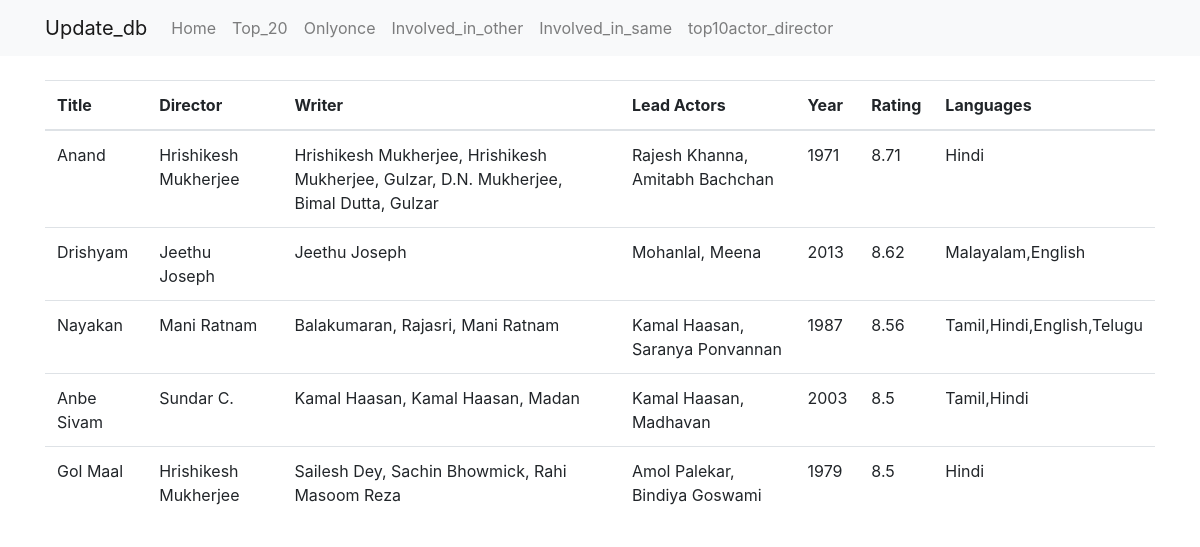
Page /movies/ on the committed database.
### imdb/models.py (models this page shows, shortened)
class Movie(models.Model):
    title = models.CharField(max_length=200,unique=True)
    year = models.PositiveIntegerField()
    rating = models.FloatField()

class Person(models.Model):
    name=models.CharField(max_length=200,unique=True)

class Languages(models.Model):
    language=models.CharField(max_length=200,unique=True)

### imdb/views.py (the view)
# urls.py: path('',  views.movie_list, name='movie_list'),
def movie_list(request):
    complete_m=[]
    movie_objects=Movie.objects.all()
    for mov_object in movie_objects:
    	temp={}
    	temp["id"]=mov_object.id
    	temp["title"]=mov_object.title
    	temp["year"]=mov_object.year
    	temp["rating"]=mov_object.rating
    	temp["languages"]=[]
    	temp["lead_actors"]=[]
    	temp["crew"]=[]
    	temp["writers"]=[]
    	temp["directors"]=[]
    	get_language=MovieLanguage.objects.filter(movie=mov_object.id)
    	for lang in get_language:
    		obj=Languages.objects.filter(id=lang.lang_id)
    		temp["languages"].append(obj[0].language)
    	get_roles=movie_role.objects.filter(movie=mov_object.id)
    	for rol in get_roles:
    		per=Person.objects.filter(id=rol.person_id)[0].name
    		if rol.role==0:
    			temp["lead_actors"].append(per)
    		if rol.role==1:
    			temp["directors"].append(per)
    		if rol.role==2:
    			temp["writers"].append(per)
    		if rol.role==3:
    			temp["crew"].append(per)
    	temp["languages"]=",".join(temp["languages"])
    	temp["directors"]=",".join(temp["directors"])
    	temp["writers"]=",".join(temp["writers"])
    	temp["lead_actors"]=",".join(temp["lead_actors"])
    	temp["crew"]=",".join(temp["crew"])
    	complete_m.append(temp)
    return render(request, 'imdb/movie_list.html', {
        'movies': complete_m,
    })

### imdb/templates/imdb/movie_list.html (shortened to what this page needs)
  {% extends 'base.html' %}
{% block content %}
  <table class="table mb-0">
    <thead>
      <tr>
        <th>Title</th>
        <th>Director</th>
        <th>Writer</th>
        <th>Lead Actors</th>
        <th>Year</th>
        <th>Rating</th>
        <th>Languages</th>
      </tr>
    </thead>
    <tbody>
      {% for movie in movies %}
        <tr>
         <td>{{ movie.title }}</td>
         <td>{{ movie.directors }}</td>
         <td>{{ movie.writers}}</td>
         <td>{{ movie.lead_actors }}</td>
          <td>{{ movie.year }}</td>
         <td>{{ movie.rating }}</td>
         <td>{{ movie.languages }}</td>
           </tr>
      {% endfor %}
    </tbody>
  </table>
    {% endblock %}

### imdb/templates/base.html (shortened to what this page needs)
<!doctype html>
<html lang="en">
<head>
  <link rel="stylesheet" href="https://stackpath.bootstrapcdn.com/bootstrap/4.1.3/css/bootstrap.min.css">
</head>
<body>
  <nav class="navbar navbar-expand-lg navbar-light bg-light mb-4">
    <div class="container">
      <a class="navbar-brand" href="/movies/home">Update_db</a>
      <div class="collapse navbar-collapse" id="navbarSupportedContent">
        <ul class="navbar-nav mr-auto">
          <li class="nav-item">
            <a class="nav-link" href="/movies/">Home</a>
          </li>
            <li class="nav-item">
              <a class="nav-link" href="/movies/top20">Top_20</a>
            </li>
            <li class="nav-item">
              <a class="nav-link" href="/movies/onlyonce">Onlyonce</a>
            </li>
            <li class="nav-item">
              <a class="nav-link" href="/movies/involvedinother">Involved_in_other</a>
            </li>
            <li class="nav-item">
              <a class="nav-link" href="/movies/involvedinsame">Involved_in_same</a>
            </li>
            <li class="nav-item">
              <a class="nav-link" href="/movies/top10ad">top10actor_director</a>
            </li>
        </ul>
      </div>
    </div>
  </nav>
  <div class="container">
    {% block content %}
    {% endblock %}
  </div>
</body>
</html>

### rows in the picture
Movie: title "Anand", rating "8.71"
Person: directors "Hrishikesh Mukherjee" "Hrishikesh Mukherjee"
Languages: languages "Hindi" "Hindi"
Movie: title "Drishyam", rating "8.62"
Person: directors "Jeethu Joseph", writers "Jeethu Joseph"
Movie: title "Nayakan", rating "8.56"
Person: directors "Mani Ratnam"
Movie: title "Anbe Sivam", rating "8.5"
Person: directors "Sundar C."
Movie: title "Gol Maal", rating "8.5"

### other values in the picture
{{ movie.writers }} "Hrishikesh Mukherjee, Hrishikesh Mukherjee, Gulzar, D.N. Mukherjee, Bimal Dutta, Gulzar" "Balakumaran, Rajasri, Mani Ratnam" "Kamal Haasan, Kamal Haasan, Madan" "Sailesh Dey, Sachin Bhowmick, Rahi Masoom Reza"
{{ movie.lead_actors }} "Rajesh Khanna, Amitabh Bachchan" "Mohanlal, Meena" "Kamal Haasan, Saranya Ponvannan" "Kamal Haasan, Madhavan" "Amol Palekar, Bindiya Goswami"
{{ movie.year }} "1971" "2013" "1987" "2003" "1979"
{{ movie.languages }} "Malayalam,English" "Tamil,Hindi,English,Telugu" "Tamil,Hindi"
